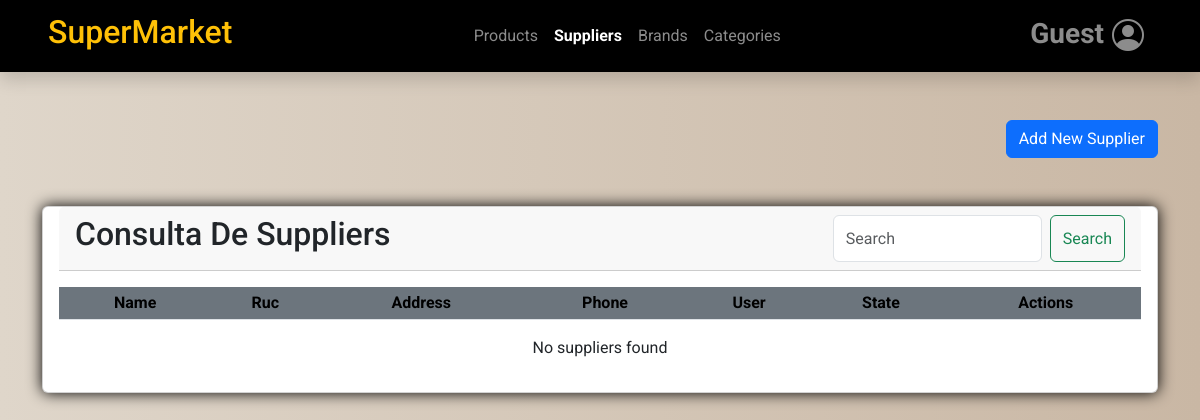
The app's page /suppliers/, older data.
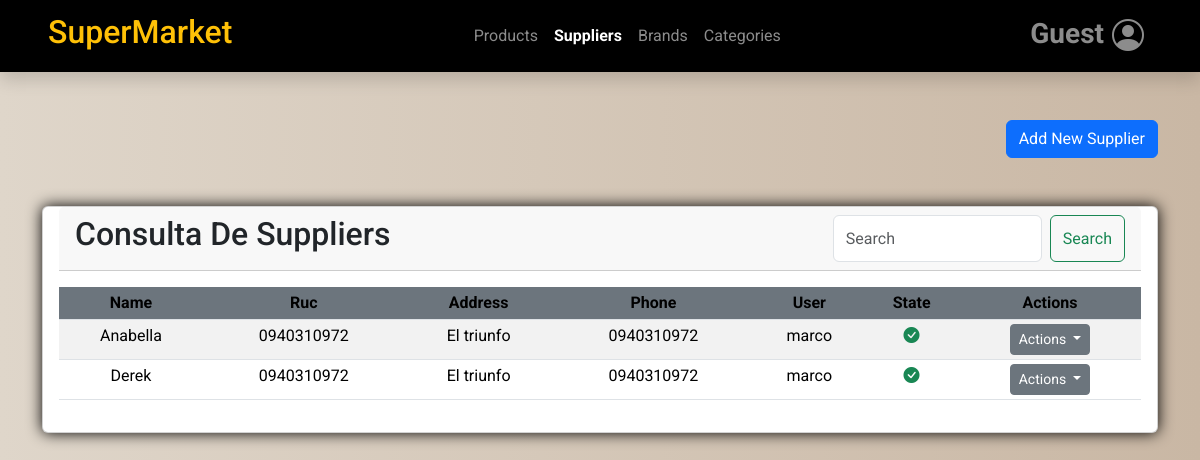
The same page, newer data.
### ventas/models.py (models this page shows, shortened)
class Company(models.Model):
    business_name = models.CharField(max_length=100)
    ruc = models.BigIntegerField(unique=True)  # BigIntegerField si el RUC puede ser un número grande

class Supplier(models.Model):
    name = models.CharField(max_length=100)
    ruc = models.CharField(max_length=13,validators=[valida_cedula])
    address = models.CharField(max_length=200)
    phone = models.CharField(max_length=20,validators=[phone_regex])
    user = models.ForeignKey(User,on_delete=models.CASCADE)
    created = models.DateTimeField(auto_now_add=True)
    updated = models.DateTimeField(auto_now=True)
    state = models.BooleanField('Activo', default = True)
    objects = models.Manager()  # Manager predeterminado
    active_brands = ActiveBrandManager()  # Manager filtrado por state=True
    class Meta:
        verbose_name = 'Proveedor'
        verbose_name_plural = 'Proveedores'
        ordering = ['name']
        indexes = [models.Index(fields=['name']),]

### ventas/views.py (the view, shortened to what this page needs)
# urls.py: path('suppliers/', views.suppliers, name='suppliers'),
def suppliers(request):
    suppliers = Supplier.objects.all().order_by('id')
    if request.method == 'GET':
        query = request.GET.get('q')
        if query:
            suppliers = suppliers.filter(ruc__icontains=query)
        data = {
            "title1": "Suppliers",
            "title2": "Consulta De Suppliers",
            "form": SupplierForm(),
            'suppliers': suppliers,
            'company': company,
        }
        return render(request, 'ventas/suppliers/suppliers.html', data)

### ventas/forms.py
class SupplierForm(ModelForm):
    class Meta:
        model = Supplier
        fields = ['name', 'ruc', 'address', 'phone', 'state']

### templates/ventas/suppliers/suppliers.html (shortened to what this page needs)
{% extends 'base.html' %}
{% load static %}
{% block content %}
<div class="container mt-5">
    <div class="row">
        <div class="col text-end">
            <button type="button" class="btn btn-primary" data-bs-toggle="modal" data-bs-target="#modalCrearSupplier">
                Add New Supplier
            </button>
        </div>
    </div>
    <div class="row">
        <div class="col">
            <div class="card text-center my-5">
                <div class="card-header d-flex justify-content-between mx-3">
                    <h2>{{ title2 }}</h2>
                    <form class="d-flex" role="search" method="GET">
                        <input class="form-control me-2" type="search" name="q" id="search-input" placeholder="Search"
                            aria-label="Search" value="{{ request.GET.q }}">
                        <button class="btn btn-outline-success" type="submit" id="search-button">Search</button>
                    </form>
                </div>
                <div class="card-body">
                    <div class="table">
                        <table class="table table-striped text-center table-sm">
                            <thead>
                                <tr>
                                    <th class="bg-secondary">Name</th>
                                    <th class="bg-secondary">Ruc</th>
                                    <th class="bg-secondary">Address</th>
                                    <th class="bg-secondary">Phone</th>
                                    <th class="bg-secondary">User</th>
                                    <th class="bg-secondary">State</th>
                                    <th class="bg-secondary">Actions</th>
                                </tr>
                            </thead>
                            <tbody>
                                {% for supplier in suppliers %}
                                <tr>
                                    <td class="text-center">{{ supplier.name }}</td>
                                    <td class="text-center">{{ supplier.ruc }}</td>
                                    <td class="text-center">{{ supplier.address }}</td>
                                    <td class="text-center">{{ supplier.phone }}</td>
                                    <td class="text-center">{{ supplier.user }}</td>
                                    {% if supplier.state %}
                                    <td class="text-center"><i class="bi bi-check-circle-fill text-success"></i>
                                    </td>
                                    {% else %}
                                    <td class="text-center"><i class="bi bi-x-circle-fill text-danger"></i></td>
                                    {% endif %}
                                    <td class="text-center">
                                        <div class="dropdown-center">
                                            <button class="btn btn-secondary btn-sm dropdown-toggle" type="button"
                                                data-bs-toggle="dropdown" aria-expanded="false">
                                                Actions
                                            </button>
                                        </div>
                                    </td>
                                </tr>
                                {% endfor %}
                            </tbody>
                        </table>
                        {% if not suppliers %}
                        <p class="text-center">No suppliers found</p>
                        {% endif %}
                    </div>
                </div>
            </div>
        </div>
    </div>
</div>
{% endblock content %}

### templates/base.html (shortened to what this page needs)
<!doctype html>
<html lang="en">
<head>
    {% load static %}
    <link href="https://cdn.jsdelivr.net/npm/bootstrap@5.3.3/dist/css/bootstrap.min.css" rel="stylesheet"
>
    <link rel="stylesheet" href="https://cdn.jsdelivr.net/npm/bootstrap-icons@1.10.5/font/bootstrap-icons.css">
    <link rel="stylesheet" type="text/css" href="{% static 'css/main.css' %}">
</head>
<body>
    <header id="header" class="shadow">
        <nav class="navbar navbar-expand-lg bg-black navbar-dark sticky-top justify-content-between" id="nav">
            <a href="#" class="navbar-brand mx-5">
                <h2 class="text-warning">{{ company.business_name }}</h2>
            </a>
            <div class="collapse navbar-collapse flex-grow-0 mx-5" id="contenido-nav">
                <ul class="navbar-nav">
                    <li class="nav-item">
                        <a href="{% url 'ventas:products' %}"
                            class="nav-link {% if '/products/' in request.path %}active fw-bold{% endif %}">
                            Products
                        </a>
                    </li>
                    <li class="nav-item">
                        <a href="{% url 'ventas:suppliers' %}"
                            class="nav-link {% if '/suppliers/' in request.path %}active fw-bold{% endif %}">
                            Suppliers
                        </a>
                    </li>
                    <li class="nav-item">
                        <a href="{% url 'ventas:brands' %}"
                            class="nav-link {% if '/brands/' in request.path %}active fw-bold{% endif %}">
                            Brands
                        </a>
                    </li>
                    <li class="nav-item">
                        <a href="{% url 'ventas:categories' %}"
                            class="nav-link {% if '/categories/' in request.path %}active fw-bold{% endif %}">
                            Categories
                        </a>
                    </li>
                </ul>
            </div>
            <div class="collapse navbar-collapse flex-grow-0 mx-5" id="contenido-nav">
                <ul class="navbar-nav">
                    <li class="nav-item dropdown">
                        <div class="btn-group">
                            <a href="#" class="nav-link dropdown fs-3 d-flex align-items-center" id="btn-dropdown-informacion"
                                data-bs-toggle="dropdown" aria-haspopup="true" aria-expanded="true">
                                <div class="d-flex flex-column me-2 fw-bolder">
                                    {% if user.is_authenticated %}
                                    <span class="fs-6">{{ user.username }}</span>
                                    {% else %}
                                    <span>Guest</span>
                                    {% endif %}
                                </div>
                                <i class="bi bi-person-circle"></i>
                            </a>
                        </div>
                    </li>
                </ul>
            </div>
        </nav>
    </header>
    <main id="content">
        {% block content %}{% endblock content %}
    </main>
</body>
</html>

### static/css/main.css (style rules this page uses)
body { font-family: 'Roboto', sans-serif; margin: 0; padding: 0; color: #333333; background: linear-gradient(to right, rgb(231, 200, 170), rgb(223, 214, 202) 0%, #c9b7a4 100%); }
.card { box-shadow: 0 0 15px 0 black; }
.nav-link.dropdown { display: flex; align-items: center; padding: 0; }
.nav-link.dropdown .bi-person-circle { font-size: 2rem; }
.nav-link.dropdown .flex-column { display: flex; flex-direction: column; align-items: flex-start; margin-top: -4px; }

Row changes from the older to the newer data that the page shows:
added Supplier: name "Anabella", ruc "0940310972", address "El triunfo", phone "0940310972", user "marco", state True (drawn)
added Supplier: name "Derek", ruc "0940310972", address "El triunfo", phone "0940310972", user "marco", state True (drawn)
Text that changed along with them:
text no longer shown: "No suppliers found"
